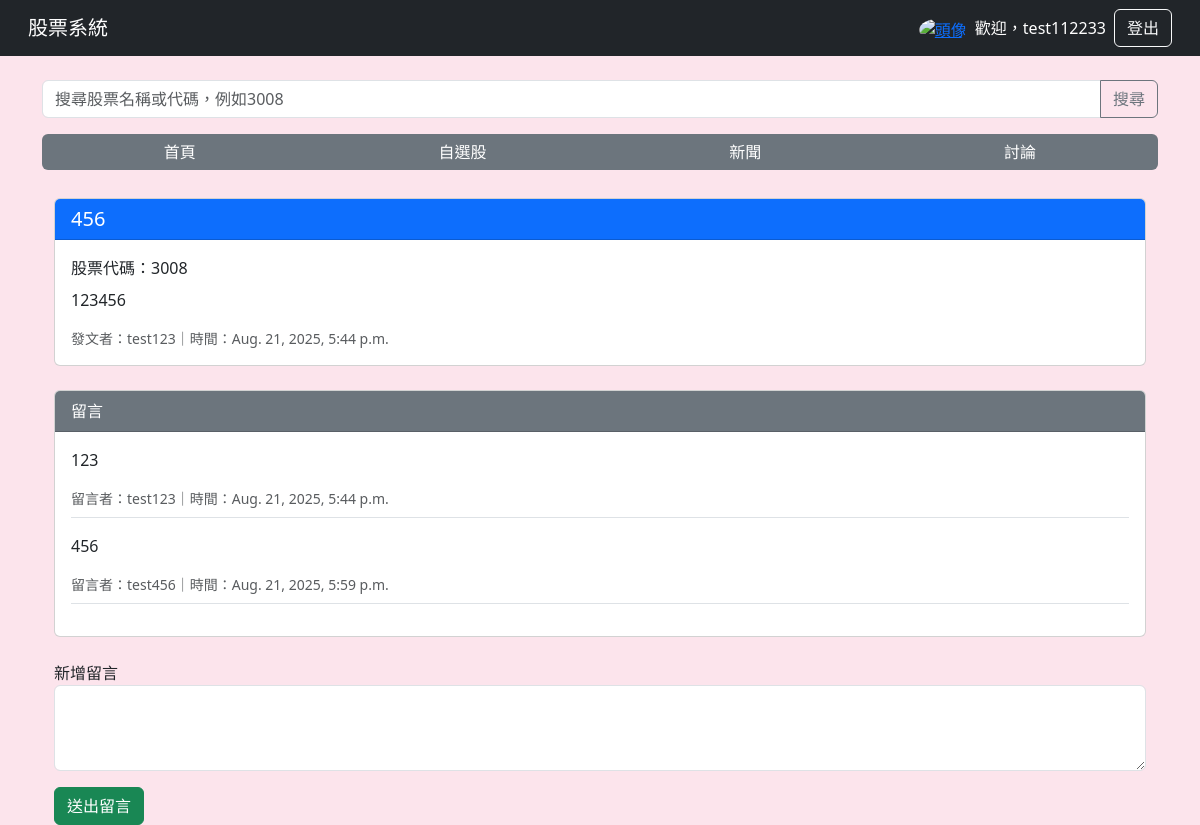
Screenshot of /forum/4/ (signed in) with the database file from the repository.
### main/models.py (models this page shows, shortened)
class Post(models.Model):
    title = models.CharField(max_length=200)
    stock_code = models.CharField(max_length=10, null=True, blank=True)
    content = models.TextField()
    author = models.ForeignKey(User, on_delete=models.CASCADE)
    created_at = models.DateTimeField(auto_now_add=True)

class Comment(models.Model):
    post = models.ForeignKey(Post, related_name="comments", on_delete=models.CASCADE)
    author = models.ForeignKey(User, on_delete=models.CASCADE)
    content = models.TextField()
    created_at = models.DateTimeField(auto_now_add=True)

### main/views.py (the view, shortened to what this page needs)
# urls.py: path("forum/<int:post_id>/", views.forum_post, name="forum_post"),
def forum_post(request, post_id):
    post = get_object_or_404(Post, id=post_id)
    comments = post.comments.all().order_by("created_at")
    return render(
        request,
        "forum_post.html",
        {
            "post": post,
            "comments": comments,
            "user_id": request.user.id if request.user.is_authenticated else None,
        },
    )

### templates/forum_post.html (shortened to what this page needs)
{% extends "base.html" %}
{% block content %}
<div class="container mt-1">
    <div class="card mb-4">
        <div class="card-header bg-primary text-white">
            <h5 class="mb-0">{{ post.title }}</h5>
        </div>
        <div class="card-body">
            <p class="mb-2">股票代碼：{{ post.stock_code }}</p>
            <p>{{ post.content }}</p>
            <div class="d-flex justify-content-between align-items-center">
            <small class="text-muted">發文者：{{ post.author.username }}｜時間：{{ post.created_at }}</small>
            </div>
        </div>
    </div>
    <div class="card mb-4">
        <div class="card-header bg-secondary text-white">留言</div>
        <div class="card-body">
            {% if comments %}
                {% for comment in comments %}
                <div class="border-bottom mb-3 pb-2">
                    <p>{{ comment.content }}</p>
                    <div class="d-flex justify-content-between align-items-center">
                        <small class="text-muted">留言者：{{ comment.author.username }}｜時間：{{ comment.created_at }}</small>
                    </div>
                </div>
                {% endfor %}
            {% else %}
                <p class="text-muted">尚無留言。</p>
            {% endif %}
        </div>
    </div>
    {% if user_id %}
    <form method="POST" action="/forum/{{ post.id }}/comment/">
        <div class="mb-3">
            <label for="comment">新增留言</label>
            <textarea name="content" rows="3" class="form-control" required></textarea>
        </div>
        <button class="btn btn-success">送出留言</button>
    </form>
    {% else %}
    <p>請先 <a href="/login">登入</a> 才能留言。</p>
    {% endif %}
</div>
{% endblock %}

### templates/base.html (shortened to what this page needs)
<!DOCTYPE html>
<html lang="zh-TW">
<head>
    <link href="https://cdn.jsdelivr.net/npm/bootstrap@5.3.0/dist/css/bootstrap.min.css" rel="stylesheet">
</head>
<body>
<nav class="navbar navbar-expand-lg navbar-dark bg-dark px-3">
    <div class="container-fluid">
        <a class="navbar-brand" href="/">股票系統</a>
        <div class="d-flex align-items-center ms-auto">
            {% if user.is_authenticated %}
                <a href="{% url 'profile' %}" class="me-2">
                    <img src="https://cdn-icons-png.flaticon.com/512/847/847969.png"
                         alt="頭像"
                         class="rounded-circle"
                         width="30" height="30"
                         style="vertical-align: middle; transform: translateY(1px);">
                </a>
                <span class="text-white me-2">歡迎，{{ user.username }}</span>
                <a class="btn btn-outline-light" href="{% url 'logout' %}">登出</a>
            {% else %}
                <a class="btn btn-outline-light me-2" href="{% url 'login' %}">登入</a>
                <a class="btn btn-outline-light" href="{% url 'register' %}">註冊</a>
            {% endif %}
        </div>
    </div>
</nav>
<div class="container mt-4">
    <form class="input-group mb-3" method="GET" action="/search">
        <input type="text" class="form-control" name="query" placeholder="搜尋股票名稱或代碼，例如3008" required>
        <button class="btn btn-outline-secondary" type="submit">搜尋</button>
    </form>
    {% with current=request.resolver_match.url_name %}
    <div class="btn-group w-100 mb-4">
        <a href="{% url 'index' %}"
        class="nav-btn btn {% if current == 'index' %}active-tab{% endif %}">
            首頁
        </a>
        <a href="{% url 'my_watchlist' %}"
        class="nav-btn btn {% if current == 'my_watchlist' %}active-tab{% endif %}">
            自選股
        </a>
        <a href="{% url 'news' %}"
        class="nav-btn btn {% if current == 'news' %}active-tab{% endif %}">
            新聞
        </a>
        <a href="{% url 'forum_list' %}"
        class="nav-btn btn {% if current == 'forum_list' %}active-tab{% endif %}">
            討論
        </a>
    </div>
    {% endwith %}
    {% block content %}{% endblock %}
</div>
</body>
</html>

### templates/base.html (style rules this page uses)
body { background-color: #fce4ec; }

### rows the page displays
Post: title "456", stock_code "3008", content "123456", author.username "test123", created_at "Aug. 21, 2025, 5:44 p.m."
Comment: content "123", author.username "test123", created_at "Aug. 21, 2025, 5:44 p.m."
Comment: content "456", author.username "test456", created_at "Aug. 21, 2025, 5:59 p.m."

### other values shown
{{ user.username }} "test112233"
